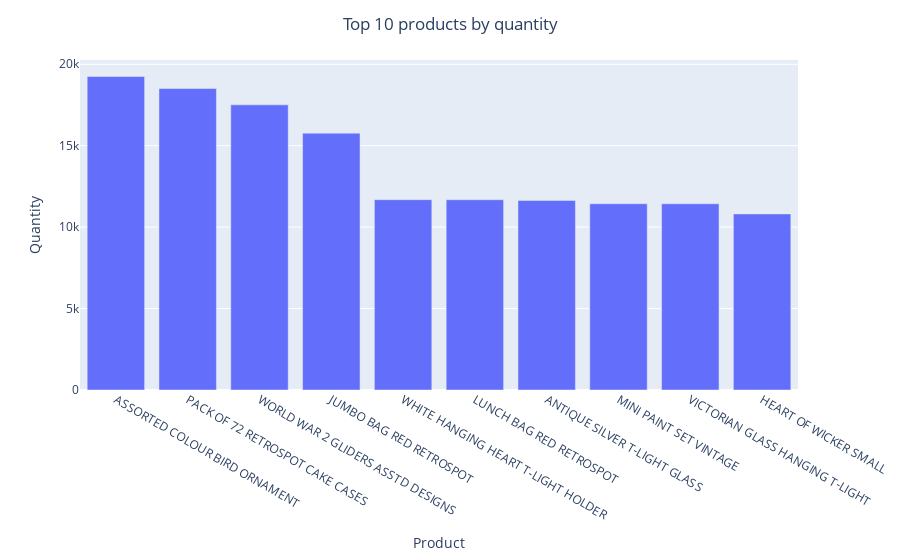

Notebook source saved alongside this figure:
### Markdown cell above
The top ten prodcuts in the graph above braught the highest revenues over the whole period.<br>
The 'Regecy Cakestand 3 Tier' takes the lead, bringing in more than 41K.

### Code cell
top_ten('quantity')

### Figure 1 — Plotly figure (JSON) as saved in the notebook; plotly's stock layout.template omitted (floating-point values rounded to 4 significant figures)
{"data": [{"alignmentgroup": "True", "hovertemplate": "Product=%{x}<br>Quantity=%{y}<extra></extra>", "legendgroup": "", "marker": {"color": "#636efa", "pattern": {"shape": ""}}, "name": "", "offsetgroup": "", "orientation": "v", "showlegend": false, "textposition": "auto", "type": "bar", "x": ["ASSORTED COLOUR BIRD ORNAMENT", "PACK OF 72 RETROSPOT CAKE CASES", "WORLD WAR 2 GLIDERS ASSTD DESIGNS", "JUMBO BAG RED RETROSPOT", "WHITE HANGING HEART T-LIGHT HOLDER", "LUNCH BAG RED RETROSPOT", "ANTIQUE SILVER T-LIGHT GLASS", "MINI PAINT SET VINTAGE ", "VICTORIAN GLASS HANGING T-LIGHT", "HEART OF WICKER SMALL"], "xaxis": "x", "y": [19250, 18511, 17511, 15770, 11687, 11684, 11639, 11438, 11436, 10813], "yaxis": "y"}], "layout": {"barmode": "relative", "legend": {"tracegroupgap": 0}, "margin": {"t": 60}, "title": {"text": "Top 10 products by quantity", "x": 0.5}, "xaxis": {"anchor": "y", "domain": [0, 1], "title": {"text": "Product"}}, "yaxis": {"anchor": "x", "domain": [0, 1], "title": {"text": "Quantity"}}}}
